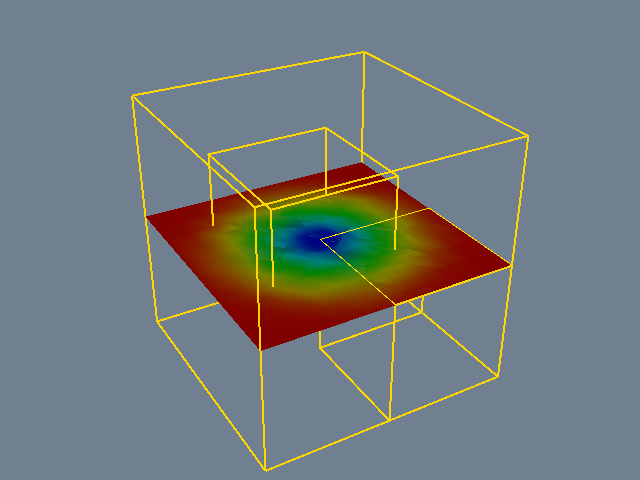

The Python source for this figure:
#!/usr/bin/env python

# Slice an overlapping AMR dataset along an axis-aligned plane using
# vtkAMRSliceFilter and render the slice alongside block outlines.

import math

# Factory overrides: importing these modules registers the OpenGL rendering
# and interaction style implementations for vtkRenderingCore factory classes.
import vtkmodules.vtkInteractionStyle  # noqa: F401
import vtkmodules.vtkRenderingOpenGL2  # noqa: F401
# VTK pipeline classes used in this example
from vtkmodules.vtkCommonCore import vtkFloatArray
from vtkmodules.vtkCommonDataModel import (
    vtkAMRBox,
    vtkOverlappingAMR,
    vtkUniformGrid,
)
from vtkmodules.vtkFiltersAMR import vtkAMRSliceFilter
from vtkmodules.vtkFiltersGeometry import vtkCompositeDataGeometryFilter
from vtkmodules.vtkFiltersModeling import vtkOutlineFilter
from vtkmodules.vtkRenderingCore import (
    vtkActor,
    vtkPolyDataMapper,
    vtkRenderWindow,
    vtkRenderWindowInteractor,
    vtkRenderer,
)

# Colors (normalized RGB)
gold_rgb = (1.000, 0.843, 0.000)
slate_gray_background_rgb = (0.439, 0.502, 0.565)

# Gaussian pulse centered at (5, 5, 5) with standard deviation 2
center = (5.0, 5.0, 5.0)
sigma = 2.0

# AMR: two-level overlapping adaptive mesh refinement
amr = vtkOverlappingAMR()
amr.Initialize([1, 2])
dims = [11, 11, 11]

# Level 0, Block 0: coarse grid covering [0, 10]^3
ug0 = vtkUniformGrid()
ug0.SetOrigin(0.0, 0.0, 0.0)
ug0.SetSpacing(1.0, 1.0, 1.0)
ug0.SetDimensions(dims)
scalars0 = vtkFloatArray()
scalars0.SetName("Gaussian-Pulse")
scalars0.SetNumberOfTuples(dims[0] * dims[1] * dims[2])
idx = 0
for k in range(dims[2]):
    for j in range(dims[1]):
        for i in range(dims[0]):
            dx = 0.0 + 1.0 * i - center[0]
            dy = 0.0 + 1.0 * j - center[1]
            dz = 0.0 + 1.0 * k - center[2]
            scalars0.SetValue(idx, math.exp(-(dx*dx + dy*dy + dz*dz) / (2.0 * sigma * sigma)))
            idx += 1
ug0.GetPointData().SetScalars(scalars0)
amr.SetAMRBox(0, 0, vtkAMRBox())
amr.SetDataSet(0, 0, ug0)

# Level 1, Block 0: refined grid at origin
ug1 = vtkUniformGrid()
ug1.SetOrigin(0.0, 0.0, 0.0)
ug1.SetSpacing(0.5, 0.5, 0.5)
ug1.SetDimensions(dims)
scalars1 = vtkFloatArray()
scalars1.SetName("Gaussian-Pulse")
scalars1.SetNumberOfTuples(dims[0] * dims[1] * dims[2])
idx = 0
for k in range(dims[2]):
    for j in range(dims[1]):
        for i in range(dims[0]):
            dx = 0.0 + 0.5 * i - center[0]
            dy = 0.0 + 0.5 * j - center[1]
            dz = 0.0 + 0.5 * k - center[2]
            scalars1.SetValue(idx, math.exp(-(dx*dx + dy*dy + dz*dz) / (2.0 * sigma * sigma)))
            idx += 1
ug1.GetPointData().SetScalars(scalars1)
amr.SetAMRBox(1, 0, vtkAMRBox())
amr.SetDataSet(1, 0, ug1)

# Level 1, Block 1: refined grid at (3, 3, 3)
ug2 = vtkUniformGrid()
ug2.SetOrigin(3.0, 3.0, 3.0)
ug2.SetSpacing(0.5, 0.5, 0.5)
ug2.SetDimensions(dims)
scalars2 = vtkFloatArray()
scalars2.SetName("Gaussian-Pulse")
scalars2.SetNumberOfTuples(dims[0] * dims[1] * dims[2])
idx = 0
for k in range(dims[2]):
    for j in range(dims[1]):
        for i in range(dims[0]):
            dx = 3.0 + 0.5 * i - center[0]
            dy = 3.0 + 0.5 * j - center[1]
            dz = 3.0 + 0.5 * k - center[2]
            scalars2.SetValue(idx, math.exp(-(dx*dx + dy*dy + dz*dz) / (2.0 * sigma * sigma)))
            idx += 1
ug2.GetPointData().SetScalars(scalars2)
amr.SetAMRBox(1, 1, vtkAMRBox())
amr.SetDataSet(1, 1, ug2)
amr.SetRefinementRatio(0, 2)

# Outline: show AMR block bounding boxes
outline = vtkOutlineFilter()
outline.SetInputData(amr)

outline_mapper = vtkPolyDataMapper()
outline_mapper.SetInputConnection(outline.GetOutputPort())

outline_actor = vtkActor()
outline_actor.SetMapper(outline_mapper)
outline_actor.GetProperty().SetColor(gold_rgb)
outline_actor.GetProperty().SetLineWidth(2)

# Slice: extract an axis-aligned slice at Z = 5.0
slicer = vtkAMRSliceFilter()
slicer.SetInputData(amr)
slicer.SetNormal(2)  # 0=X, 1=Y, 2=Z
slicer.SetOffsetFromOrigin(5.0)
slicer.SetMaxResolution(1)

slice_geom = vtkCompositeDataGeometryFilter()
slice_geom.SetInputConnection(slicer.GetOutputPort())

slice_mapper = vtkPolyDataMapper()
slice_mapper.SetInputConnection(slice_geom.GetOutputPort())
slice_mapper.SetScalarModeToUsePointFieldData()
slice_mapper.SelectColorArray("Gaussian-Pulse")
slice_mapper.SetScalarRange(0.0, 1.0)

slice_actor = vtkActor()
slice_actor.SetMapper(slice_mapper)

# Renderer: assemble the scene and configure the camera
renderer = vtkRenderer()
renderer.AddActor(outline_actor)
renderer.AddActor(slice_actor)
renderer.SetBackground(slate_gray_background_rgb)

# Window: display the rendered scene
render_window = vtkRenderWindow()
render_window.AddRenderer(renderer)
render_window.SetWindowName("amr slice")
render_window.SetMultiSamples(0)
render_window.SetSize(640, 480)

# Interactor: handle mouse and keyboard events
render_window_interactor = vtkRenderWindowInteractor()
render_window_interactor.SetRenderWindow(render_window)

# Scene: configure the camera
renderer.ResetCamera()
renderer.GetActiveCamera().Azimuth(150)
renderer.GetActiveCamera().Elevation(30)
renderer.ResetCameraClippingRange()

render_window_interactor.Initialize()
render_window_interactor.Start()
